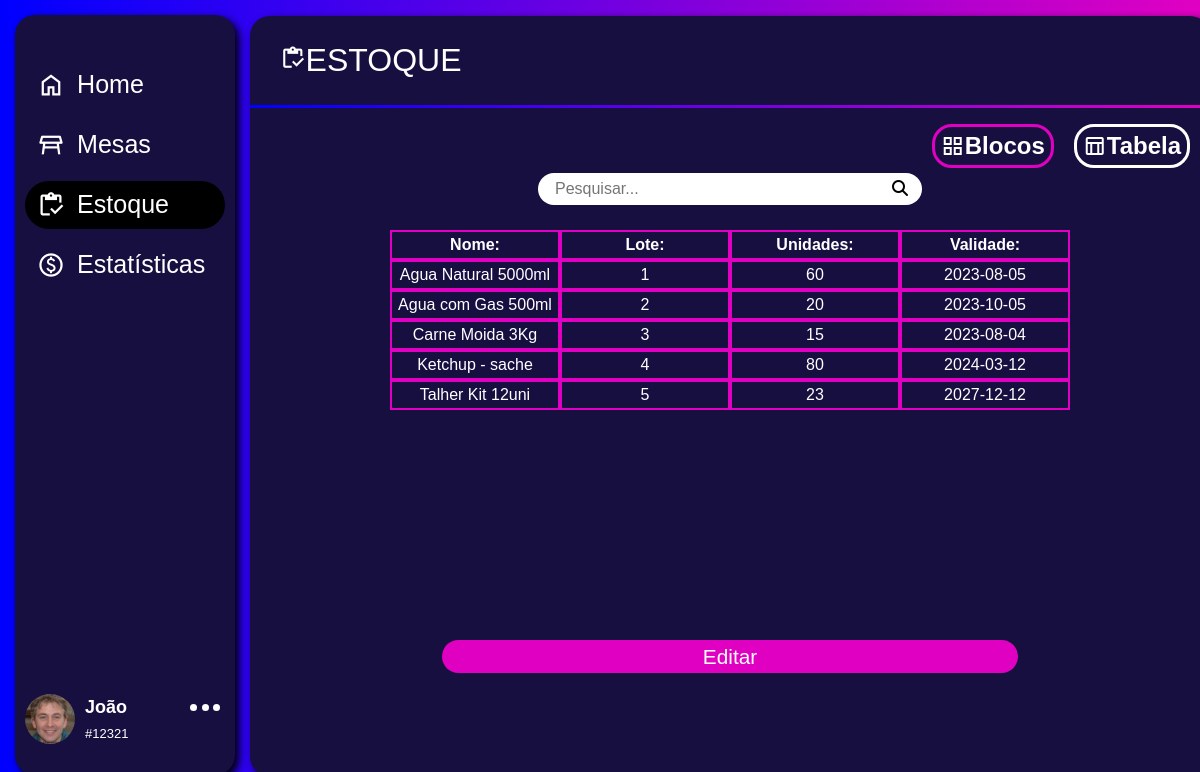
Before: /ADM/app/estoque/estoque.php (signed in) with the older database file.
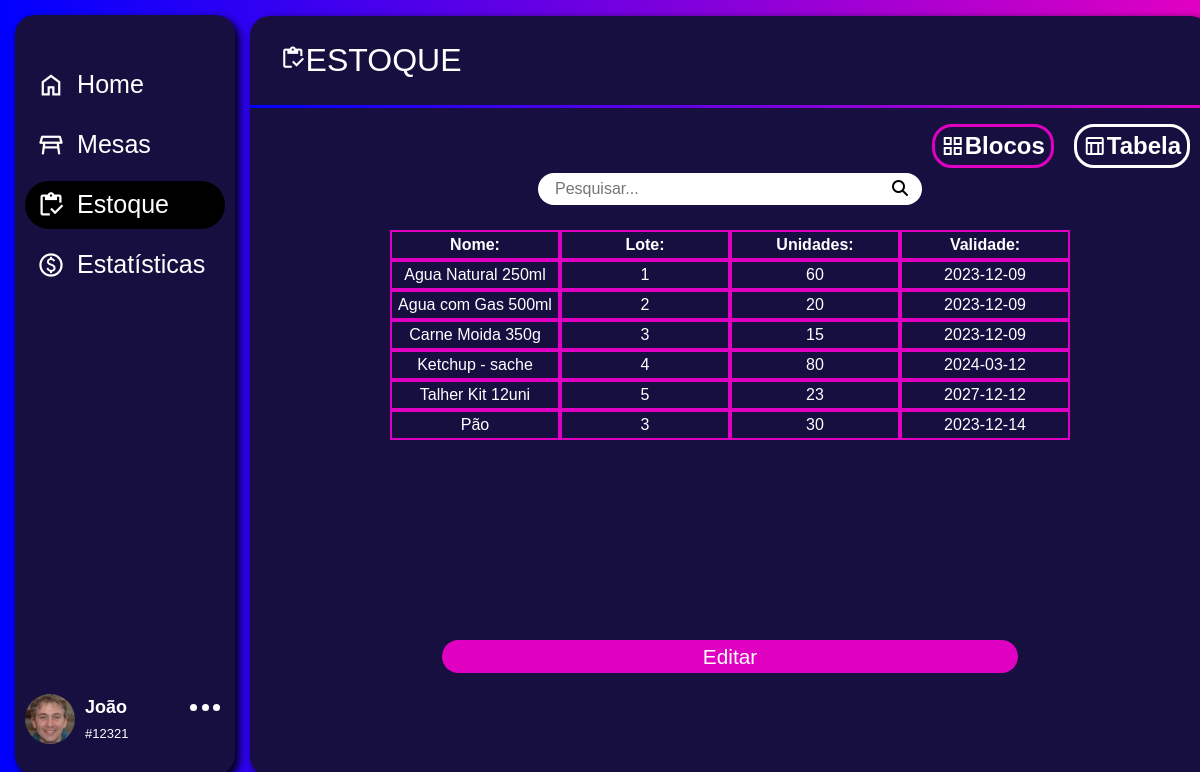
After: the same page with the newer database file.
### tables this page shows
CREATE TABLE IF NOT EXISTS `produto` (
  `id_prod` int NOT NULL AUTO_INCREMENT,
  `lote` int NOT NULL,
  `tipo` varchar(100) NOT NULL,
  `prod` varchar(100) NOT NULL,
  `preco_compra` float(10,2) NOT NULL,
  `preco_venda` float(10,2) NOT NULL,
  `qtd` int NOT NULL,
  `dta_compra` date NOT NULL,
  `dta_vencimento` date NOT NULL,
  `status` varchar(10) NOT NULL,
  `img` varchar(50) NOT NULL,
  PRIMARY KEY (`id_prod`),
  KEY `lote` (`lote`),
  CONSTRAINT `produto_ibfk_1` FOREIGN KEY (`lote`) REFERENCES `objeto_fornecido` (`lote`) ON DELETE CASCADE ON UPDATE CASCADE
);

### ADM/app/estoque/estoque.php (the view, shortened to what the changed rows need)
<?php
include_once(__DIR__ . '/../../PHP/conn.php');
if(!empty($_GET['search'])){
    $dados = $_GET['search'];
    $sqlc = "SELECT * FROM produto WHERE (lote LIKE '%$dados%' OR prod LIKE '%$dados%') AND status = 'ATIVO'";
    $sqlb = "SELECT * FROM produto WHERE (lote LIKE '%$dados%' OR prod LIKE '%$dados%') AND status = 'ATIVO'";
}else{
    $sqlc = "SELECT * FROM produto WHERE status = 'ATIVO'";
    $sqlb = "SELECT * FROM produto WHERE status = 'ATIVO'";
}
$estoqueInfo = $sql->query($sqlc);
$estoqueInfoTb = $sql->query($sqlb);
?>
<!DOCTYPE html>
<html lang="pt-br">
<head>
    <link href="https://cdn.jsdelivr.net/npm/bootstrap@5.3.0-alpha3/dist/css/bootstrap.min.css" rel="stylesheet">
    <link rel="stylesheet" href="../../assets/css/menu.css">
    <link rel="stylesheet" href="../../assets/css/estoque/estoque.css">
</head>
<body>
    <div class="fundo">
        <main class="main">
            <div class="mainArea">
                <div class="estoque">
                    <div class="tabela active">
                        <table id="tabelaReal" style="border-radius: 10px;">
                            <thead>
                                <th>Nome:</th>
                                <th>Lote:</th>
                                <th>Unidades:</th>
                                <th>Validade:</th>
                            </thead>
                            <tbody>
                            <?php foreach($estoqueInfoTb AS $estoqueInfosTb): ?>
                                <tr>
                                    <td><?php echo $estoqueInfosTb['prod']; ?></td>
                                    <Td><?php echo $estoqueInfosTb['lote']; ?></Td>
                                    <td><?php echo $estoqueInfosTb['qtd']; ?></td>
                                    <td><?php echo $estoqueInfosTb['dta_vencimento']; ?></td>
                                </tr>
                                <?php endforeach; ?>
                            </tbody>
                        </table>
                    </div>
                </div>
            </div>
        </main>
    </div>
</body>
</html>

Changed rows visible on the page:
changed produto: prod "Agua Natural 5000ml" → "Agua Natural 250ml"; dta_vencimento "2023-08-05" → "2023-12-09"
changed produto "Agua com Gas 500ml": dta_vencimento "2023-10-05" → "2023-12-09"
changed produto: prod "Carne Moida 3Kg" → "Carne Moida 350g"; dta_vencimento "2023-08-04" → "2023-12-09"
added produto: prod "Pão", lote "3", qtd "30", dta_vencimento "2023-12-14"
